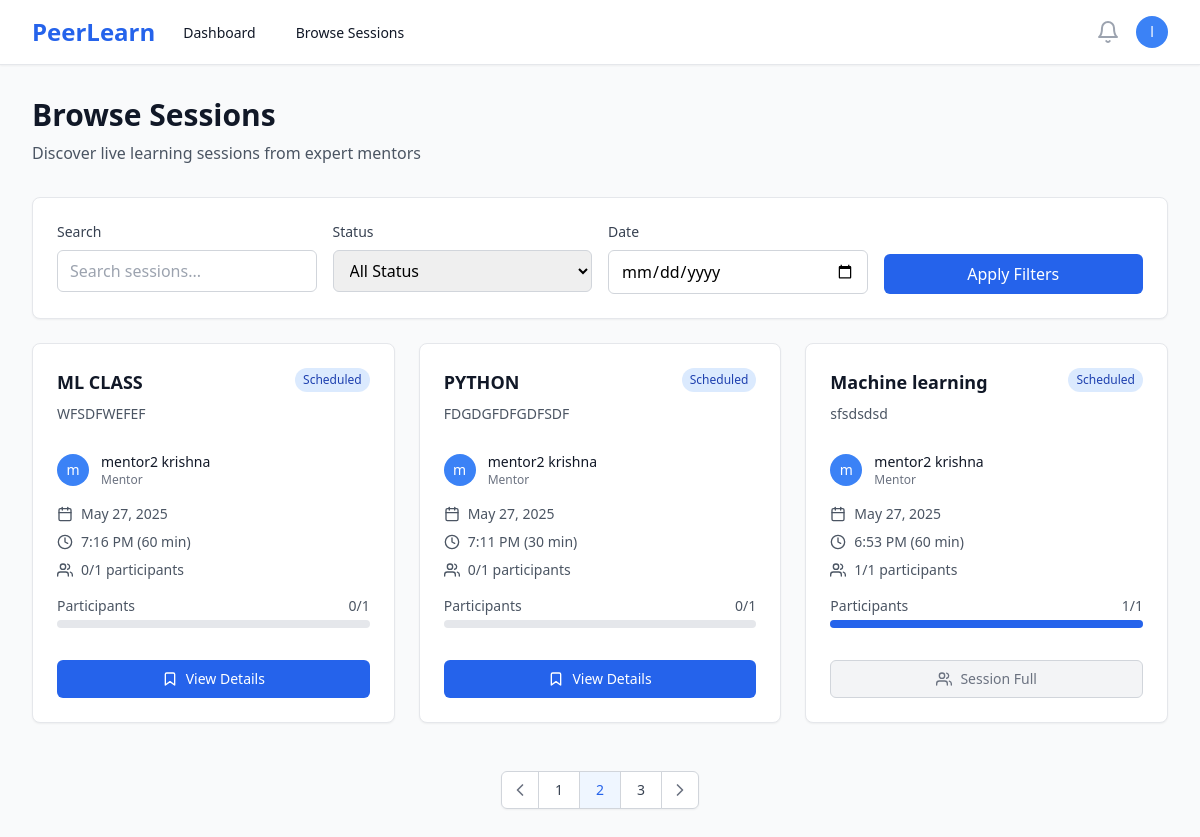
The page /sessions/ (signed in) on the database its author committed.
### users/models.py (models this page shows, shortened)
class User(AbstractUser):
    ROLE_CHOICES = [
        ('mentor', 'Mentor'),
        ('learner', 'Learner'),
    ]
    id = models.UUIDField(primary_key=True, default=uuid.uuid4, editable=False)
    role = models.CharField(max_length=10, choices=ROLE_CHOICES, default='learner')
    bio = models.TextField(blank=True, null=True)
    skills = models.CharField(max_length=500, blank=True, help_text="Comma-separated skills for recommendation matching")
    interests = models.CharField(max_length=500, blank=True, help_text="Learning interests for AI recommendations")
    domain = models.CharField(max_length=100, blank=True, help_text="Learning domain/field")
    expertise = models.CharField(max_length=100, blank=True, help_text="Primary domain/area of expertise")
    career_goals = models.TextField(blank=True, help_text="Career aspirations for AI guidance")
    profile_image = models.ImageField(upload_to='profiles/', blank=True, null=True)
    created_at = models.DateTimeField(auto_now_add=True)
    location = models.CharField(max_length=100, blank=True)
    website = models.URLField(blank=True)
    social_links = models.JSONField(default=dict, blank=True)  # Store LinkedIn, Twitter, etc.
    is_verified = models.BooleanField(default=False)
    privacy_settings = models.JSONField(default=dict, blank=True)  # Profile visibility settings
    updated_at = models.DateTimeField(auto_now=True)
    @property
    def is_mentor(self):
        return self.role == 'mentor'

### sessions/models.py (models this page shows, shortened)
class Session(models.Model):
    STATUS_CHOICES = [
        ('draft', 'Draft'),
        ('scheduled', 'Scheduled'),
        ('live', 'Live'),
        ('completed', 'Completed'),
        ('cancelled', 'Cancelled'),
    ]
    CATEGORY_CHOICES = [
        ('programming', 'Programming & Development'),
        ('data-science', 'Data Science & Analytics'),
        ('web-development', 'Web Development'),
        ('mobile-development', 'Mobile Development'),
        ('ai-ml', 'AI & Machine Learning'),
        ('design', 'UI/UX Design'),
        ('business', 'Business & Marketing'),
        ('language', 'Language Learning'),
        ('music', 'Music & Arts'),
        ('fitness', 'Health & Fitness'),
        ('other', 'Other'),
    ]
    id = models.UUIDField(primary_key=True, default=uuid.uuid4, editable=False)
    mentor = models.ForeignKey(User, on_delete=models.CASCADE, related_name='mentor_sessions')
    title = models.CharField(max_length=200)
    description = models.TextField()
    thumbnail = models.ImageField(upload_to='session_thumbnails/', blank=True, null=True, help_text="Session cover image")
    category = models.CharField(max_length=50, choices=CATEGORY_CHOICES, blank=True, help_text="Session category for recommendations")
    skills = models.TextField(blank=True, help_text="Comma-separated skills for ML matching")
    price = models.DecimalField(max_digits=8, decimal_places=2, null=True, blank=True, help_text="Price in INR, null for free sessions")
    schedule = models.DateTimeField()
    duration = models.IntegerField(help_text="Duration in minutes")
    max_participants = models.IntegerField(default=10)
    status = models.CharField(max_length=20, choices=STATUS_CHOICES, default='draft')
    created_at = models.DateTimeField(auto_now_add=True)
    updated_at = models.DateTimeField(auto_now=True)
    class Meta:
        ordering = ['-schedule']
    @property
    def current_participants(self):
        return self.bookings.filter(status='confirmed').count()
    @property
    def is_full(self):
        return self.current_participants >= self.max_participants

### sessions/views.py (the view)
# urls.py: path('', views.session_list, name='session_list'),
@login_required
def session_list(request):
    sessions = Session.objects.filter(
        status='scheduled',
        schedule__gt=timezone.now()
    ).select_related('mentor')
    return render(request, 'sessions/list.html', {'sessions': sessions})

### templates/sessions/list.html (shortened to what this page needs)
{% extends 'base.html' %}
{% block content %}
<div class="max-w-7xl mx-auto px-4 sm:px-6 lg:px-8 py-8">
    <div class="mb-8">
        <h1 class="text-3xl font-bold text-gray-900">Browse Sessions</h1>
        <p class="mt-2 text-gray-600">Discover live learning sessions from expert mentors</p>
    </div>
    <div class="bg-white rounded-lg shadow-sm border border-gray-200 p-6 mb-6">
        <div class="grid grid-cols-1 md:grid-cols-4 gap-4">
            <div>
                <label class="block text-sm font-medium text-gray-700 mb-2">Search</label>
                <input type="text"
                       placeholder="Search sessions..."
                       class="w-full px-3 py-2 border border-gray-300 rounded-md focus:ring-blue-500 focus:border-blue-500">
            </div>
            <div>
                <label class="block text-sm font-medium text-gray-700 mb-2">Status</label>
                <select class="w-full px-3 py-2 border border-gray-300 rounded-md focus:ring-blue-500 focus:border-blue-500">
                    <option value="">All Status</option>
                </select>
            </div>
            <div>
                <label class="block text-sm font-medium text-gray-700 mb-2">Date</label>
                <input type="date"
                       class="w-full px-3 py-2 border border-gray-300 rounded-md focus:ring-blue-500 focus:border-blue-500">
            </div>
            <div class="flex items-end">
                <button class="w-full px-4 py-2 bg-blue-600 text-white rounded-md hover:bg-blue-700 focus:outline-none focus:ring-2 focus:ring-offset-2 focus:ring-blue-500">
                    Apply Filters
                </button>
            </div>
        </div>
    </div>
    {% if sessions %}
    <div class="grid grid-cols-1 md:grid-cols-2 lg:grid-cols-3 gap-6">
        {% for session in sessions %}
        <div class="bg-white rounded-lg shadow-sm border border-gray-200 hover:shadow-md transition-shadow">
            <div class="p-6">
                <div class="flex items-start justify-between mb-4">
                    <div class="flex-1">
                        <h3 class="text-lg font-semibold text-gray-900 mb-2">
                            <a href="{% url 'session_detail' session.id %}" class="hover:text-blue-600">
                                {{ session.title }}
                            </a>
                        </h3>
                        <p class="text-sm text-gray-600 mb-3">{{ session.description|truncatewords:15 }}</p>
                    </div>
                    <span class="px-2 py-1 text-xs font-medium rounded-full flex-shrink-0
                                {% if session.status == 'scheduled' %}bg-blue-100 text-blue-800
                                {% elif session.status == 'live' %}bg-green-100 text-green-800
                                {% elif session.status == 'completed' %}bg-gray-100 text-gray-800
                                {% elif session.status == 'cancelled' %}bg-red-100 text-red-800
                                {% else %}bg-yellow-100 text-yellow-800{% endif %}">
                        {{ session.status|title }}
                    </span>
                </div>
                <div class="flex items-center mb-4">
                    {% if session.mentor.profile_image %}
                        <img class="h-8 w-8 rounded-full" src="{{ session.mentor.profile_image.url }}" alt="">
                    {% else %}
                        <div class="h-8 w-8 rounded-full bg-blue-500 flex items-center justify-center">
                            <span class="text-white text-sm font-medium">{{ session.mentor.first_name|first|default:session.mentor.username|first }}</span>
                        </div>
                    {% endif %}
                    <div class="ml-3">
                        <p class="text-sm font-medium text-gray-900">{{ session.mentor.get_full_name|default:session.mentor.username }}</p>
                        <p class="text-xs text-gray-500">Mentor</p>
                    </div>
                </div>
                <div class="space-y-2 text-sm text-gray-600 mb-4">
                    <div class="flex items-center">
                        <i data-feather="calendar" class="h-4 w-4 mr-2"></i>
                        {{ session.schedule|date:"M j, Y" }}
                    </div>
                    <div class="flex items-center">
                        <i data-feather="clock" class="h-4 w-4 mr-2"></i>
                        {{ session.schedule|time:"g:i A" }} ({{ session.duration }} min)
                    </div>
                    <div class="flex items-center">
                        <i data-feather="users" class="h-4 w-4 mr-2"></i>
                        {{ session.current_participants }}/{{ session.max_participants }} participants
                    </div>
                </div>
                <div class="mb-4">
                    <div class="flex justify-between text-sm text-gray-600 mb-1">
                        <span>Participants</span>
                        <span>{{ session.current_participants }}/{{ session.max_participants }}</span>
                    </div>
                    <div class="w-full bg-gray-200 rounded-full h-2">
                        <div class="bg-blue-600 h-2 rounded-full"
                             style="width: {% widthratio session.current_participants session.max_participants 100 %}%"></div>
                    </div>
                </div>
                <div class="pt-4">
                    {% if user.is_authenticated %}
                        {% if session.status == 'live' %}
                            <a href="{% url 'session_detail' session.id %}"
                               class="w-full inline-flex items-center justify-center px-4 py-2 border border-transparent text-sm font-medium rounded-md text-white bg-green-600 hover:bg-green-700">
                                <i data-feather="video" class="h-4 w-4 mr-2"></i>
                                Join Live Session
                            </a>
                        {% elif session.status == 'scheduled' %}
                            {% if session.is_full %}
                                <button disabled
                                        class="w-full inline-flex items-center justify-center px-4 py-2 border border-gray-300 text-sm font-medium rounded-md text-gray-500 bg-gray-100 cursor-not-allowed">
                                    <i data-feather="users" class="h-4 w-4 mr-2"></i>
                                    Session Full
                                </button>
                            {% else %}
                                <a href="{% url 'session_detail' session.id %}"
                                   class="w-full inline-flex items-center justify-center px-4 py-2 border border-transparent text-sm font-medium rounded-md text-white bg-blue-600 hover:bg-blue-700">
                                    <i data-feather="bookmark" class="h-4 w-4 mr-2"></i>
                                    View Details
                                </a>
                            {% endif %}
                        {% else %}
                            <a href="{% url 'session_detail' session.id %}"
                               class="w-full inline-flex items-center justify-center px-4 py-2 border border-gray-300 text-sm font-medium rounded-md text-gray-700 bg-white hover:bg-gray-50">
                                <i data-feather="eye" class="h-4 w-4 mr-2"></i>
                                View Details
                            </a>
                        {% endif %}
                    {% else %}
                        <a href="{% url 'login' %}"
                           class="w-full inline-flex items-center justify-center px-4 py-2 border border-transparent text-sm font-medium rounded-md text-white bg-blue-600 hover:bg-blue-700">
                            Login to Book
                        </a>
                    {% endif %}
                </div>
            </div>
        </div>
        {% endfor %}
    </div>
    <div class="mt-12 flex justify-center">
        <nav class="relative z-0 inline-flex rounded-md shadow-sm -space-x-px" aria-label="Pagination">
            <a href="#" class="relative inline-flex items-center px-2 py-2 rounded-l-md border border-gray-300 bg-white text-sm font-medium text-gray-500 hover:bg-gray-50">
                <i data-feather="chevron-left" class="h-5 w-5"></i>
            </a>
            <a href="#" class="relative inline-flex items-center px-4 py-2 border border-gray-300 bg-white text-sm font-medium text-gray-700 hover:bg-gray-50">
                1
            </a>
            <a href="#" class="relative inline-flex items-center px-4 py-2 border border-gray-300 bg-blue-50 text-sm font-medium text-blue-600">
                2
            </a>
            <a href="#" class="relative inline-flex items-center px-4 py-2 border border-gray-300 bg-white text-sm font-medium text-gray-700 hover:bg-gray-50">
                3
            </a>
            <a href="#" class="relative inline-flex items-center px-2 py-2 rounded-r-md border border-gray-300 bg-white text-sm font-medium text-gray-500 hover:bg-gray-50">
                <i data-feather="chevron-right" class="h-5 w-5"></i>
            </a>
        </nav>
    </div>
    {% endif %}
</div>
{% endblock %}

### templates/base.html (shortened to what this page needs)
<!DOCTYPE html>
<html lang="en" class="h-full bg-gray-50">
<head>
    <script src="https://cdn.tailwindcss.com"></script>
</head>
<body class="h-full">
    {% if user.is_authenticated %}
    <nav class="bg-white shadow-sm border-b border-gray-200" x-data="{ mobileMenuOpen: false }">
        <div class="max-w-7xl mx-auto px-4 sm:px-6 lg:px-8">
            <div class="flex justify-between h-16">
                <div class="flex">
                    <div class="flex-shrink-0 flex items-center">
                        <a href="{% url 'landing' %}" class="text-2xl font-bold text-blue-600">PeerLearn</a>
                    </div>
                    <div class="hidden sm:ml-6 sm:flex sm:space-x-8">
                        {% if user.is_mentor %}
                            <a href="{% url 'mentor_dashboard' %}" class="border-transparent text-gray-900 hover:text-blue-600 inline-flex items-center px-1 pt-1 border-b-2 text-sm font-medium">
                                Dashboard
                            </a>
                            <a href="{% url 'create_session' %}" class="border-transparent text-gray-900 hover:text-blue-600 inline-flex items-center px-1 pt-1 border-b-2 text-sm font-medium">
                                Create Session
                            </a>
                        {% else %}
                            <a href="{% url 'learner_dashboard' %}" class="border-transparent text-gray-900 hover:text-blue-600 inline-flex items-center px-1 pt-1 border-b-2 text-sm font-medium">
                                Dashboard
                            </a>
                            <a href="{% url 'session_list' %}" class="border-transparent text-gray-900 hover:text-blue-600 inline-flex items-center px-1 pt-1 border-b-2 text-sm font-medium">
                                Browse Sessions
                            </a>
                        {% endif %}
                    </div>
                </div>
                <div class="hidden sm:ml-6 sm:flex sm:items-center">
                    <button type="button" class="bg-white p-1 rounded-full text-gray-400 hover:text-gray-500 focus:outline-none focus:ring-2 focus:ring-offset-2 focus:ring-blue-500">
                        <i data-feather="bell" class="h-6 w-6"></i>
                    </button>
                    <div class="ml-3 relative" x-data="{ open: false }">
                        <div>
                            <button @click="open = !open" type="button" class="bg-white rounded-full flex text-sm focus:outline-none focus:ring-2 focus:ring-offset-2 focus:ring-blue-500" id="user-menu-button">
                                <div class="h-8 w-8 rounded-full bg-blue-500 flex items-center justify-center">
                                    <span class="text-white text-sm font-medium">{{ user.first_name|first|default:user.username|first }}</span>
                                </div>
                            </button>
                        </div>
                    </div>
                </div>
            </div>
        </div>
    </nav>
    {% endif %}
    <main class="{% if user.is_authenticated %}pt-0{% else %}pt-0{% endif %}">
        {% block content %}{% endblock %}
    </main>
</body>
</html>

### rows shown on the page
User: first_name|first "l"
Session: title "ML CLASS", description "WFSDFWEFEF", status "Scheduled", mentor.first_name|first "m", mentor.get_full_name "mentor2 krishna", schedule "May 27, 2025", schedule "7:16 PM", duration "60", current_participants "0", max_participants "1", shows "View Details"
Session: title "PYTHON", description "FDGDGFDFGDFSDF", status "Scheduled", mentor.first_name|first "m", mentor.get_full_name "mentor2 krishna", schedule "May 27, 2025", schedule "7:11 PM", duration "30", current_participants "0", max_participants "1", shows "View Details"
Session: title "Machine learning", description "sfsdsdsd", status "Scheduled", mentor.first_name|first "m", mentor.get_full_name "mentor2 krishna", schedule "May 27, 2025", schedule "6:53 PM", duration "60", current_participants "1", max_participants "1", shows "Session Full"
